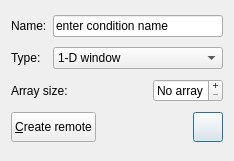
<ui version="4.0" stdsetdef="1" >
  <author></author>
  <comment></comment>
  <exportmacro></exportmacro>
  <class>TGo4CreateNewCondition</class>
  <widget class="QDialog" name="TGo4CreateNewCondition" >
    <property name="geometry" >
      <rect>
        <x>0</x>
        <y>0</y>
        <width>234</width>
        <height>161</height>
      </rect>
    </property>
    <property name="windowTitle" >
      <string>Create condition</string>
    </property>
    <property name="windowIcon" >
      <icon>:/icons/go4logo2_big.png</icon>
    </property>
    <property name="toolTip" stdset="0" >
      <string/>
    </property>
    <layout class="QGridLayout" >
      <item row="0" column="0" >
        <widget class="QLabel" name="NameLabel" >
          <property name="text" >
            <string>Name:</string>
          </property>
          <property name="wordWrap" >
            <bool>false</bool>
          </property>
        </widget>
      </item>
      <item rowspan="1" row="0" column="1" colspan="2" >
        <widget class="QLineEdit" name="CondName" >
          <property name="text" >
            <string>enter condition name</string>
          </property>
          <property name="modified" >
            <bool>false</bool>
          </property>
          <property name="dragEnabled" >
            <bool>true</bool>
          </property>
          <property name="toolTip" stdset="0" >
            <string>Name of new condition</string>
          </property>
        </widget>
      </item>
      <item row="1" column="0" >
        <widget class="QLabel" name="TypeLabel" >
          <property name="sizePolicy" >
            <sizepolicy>
              <hsizetype>0</hsizetype>
              <vsizetype>5</vsizetype>
              <horstretch>0</horstretch>
              <verstretch>0</verstretch>
            </sizepolicy>
          </property>
          <property name="text" >
            <string>Type:</string>
          </property>
          <property name="wordWrap" >
            <bool>false</bool>
          </property>
        </widget>
      </item>
      <item rowspan="1" row="1" column="1" colspan="2" >
        <widget class="QComboBox" name="ClassnameCombo" >
          <property name="insertPolicy" >
            <enum>QComboBox::InsertAtCurrent</enum>
          </property>
          <property name="duplicatesEnabled" >
            <bool>false</bool>
          </property>
          <property name="toolTip" stdset="0" >
            <string>Type of condition</string>
          </property>
          <item>
            <property name="text" >
              <string>1-D window</string>
            </property>
          </item>
          <item>
            <property name="text" >
              <string>2-D window</string>
            </property>
          </item>
          <item>
            <property name="text" >
              <string>Polygon (TCutG) </string>
            </property>
          </item>
        </widget>
      </item>
      <item rowspan="1" row="2" column="0" colspan="2" >
        <widget class="QLabel" name="ArraySizeLbl" >
          <property name="sizePolicy" >
            <sizepolicy>
              <hsizetype>1</hsizetype>
              <vsizetype>5</vsizetype>
              <horstretch>0</horstretch>
              <verstretch>0</verstretch>
            </sizepolicy>
          </property>
          <property name="text" >
            <string>Array size:</string>
          </property>
          <property name="wordWrap" >
            <bool>false</bool>
          </property>
        </widget>
      </item>
      <item row="2" column="2" >
        <widget class="QSpinBox" name="ArraySizeSpin" >
          <property name="enabled" >
            <bool>true</bool>
          </property>
          <property name="sizePolicy" >
            <sizepolicy>
              <hsizetype>0</hsizetype>
              <vsizetype>0</vsizetype>
              <horstretch>0</horstretch>
              <verstretch>0</verstretch>
            </sizepolicy>
          </property>
          <property name="specialValueText" >
            <string>No array</string>
          </property>
          <property name="buttonSymbols" >
            <enum>QAbstractSpinBox::PlusMinus</enum>
          </property>
          <property name="maximum" >
            <number>100</number>
          </property>
          <property name="minimum" >
            <number>1</number>
          </property>
          <property name="singleStep" >
            <number>5</number>
          </property>
          <property name="value" >
            <number>1</number>
          </property>
          <property name="toolTip" stdset="0" >
            <string>Define size of condition array</string>
          </property>
        </widget>
      </item>
      <item rowspan="1" row="3" column="0" colspan="3" >
        <layout class="QHBoxLayout" >
          <item>
            <widget class="QPushButton" name="RemoteBtn" >
              <property name="minimumSize" >
                <size>
                  <width>70</width>
                  <height>30</height>
                </size>
              </property>
              <property name="text" >
                <string>&amp;Create remote</string>
              </property>
              <property name="shortcut" >
                <string>Alt+C</string>
              </property>
              <property name="autoDefault" >
                <bool>false</bool>
              </property>
              <property name="default" >
                <bool>false</bool>
              </property>
            </widget>
          </item>
          <item>
            <spacer name="spacer187" >
              <property name="sizeHint" >
                <size>
                  <width>20</width>
                  <height>20</height>
                </size>
              </property>
              <property name="sizeType" >
                <enum>QSizePolicy::Expanding</enum>
              </property>
              <property name="orientation" >
                <enum>Qt::Horizontal</enum>
              </property>
            </spacer>
          </item>
          <item>
            <widget class="QPushButton" name="CloseWin" >
              <property name="sizePolicy" >
                <sizepolicy>
                  <hsizetype>0</hsizetype>
                  <vsizetype>0</vsizetype>
                  <horstretch>0</horstretch>
                  <verstretch>0</verstretch>
                </sizepolicy>
              </property>
              <property name="minimumSize" >
                <size>
                  <width>30</width>
                  <height>30</height>
                </size>
              </property>
              <property name="maximumSize" >
                <size>
                  <width>30</width>
                  <height>30</height>
                </size>
              </property>
              <property name="text" >
                <string/>
              </property>
              <property name="icon" >
                <iconset>:/icons/closewindow.png</iconset>
              </property>
              <property name="toolTip" stdset="0" >
                <string>Close editor without change.</string>
              </property>
            </widget>
          </item>
        </layout>
      </item>
    </layout>
  </widget>
  <layoutdefault spacing="6" margin="11" />
  <connections>
    <connection>
      <sender>CloseWin</sender>
      <signal>clicked()</signal>
      <receiver>TGo4CreateNewCondition</receiver>
      <slot>close()</slot>
    </connection>
    <connection>
      <sender>RemoteBtn</sender>
      <signal>clicked()</signal>
      <receiver>TGo4CreateNewCondition</receiver>
      <slot>accept()</slot>
    </connection>
  </connections>
</ui>
